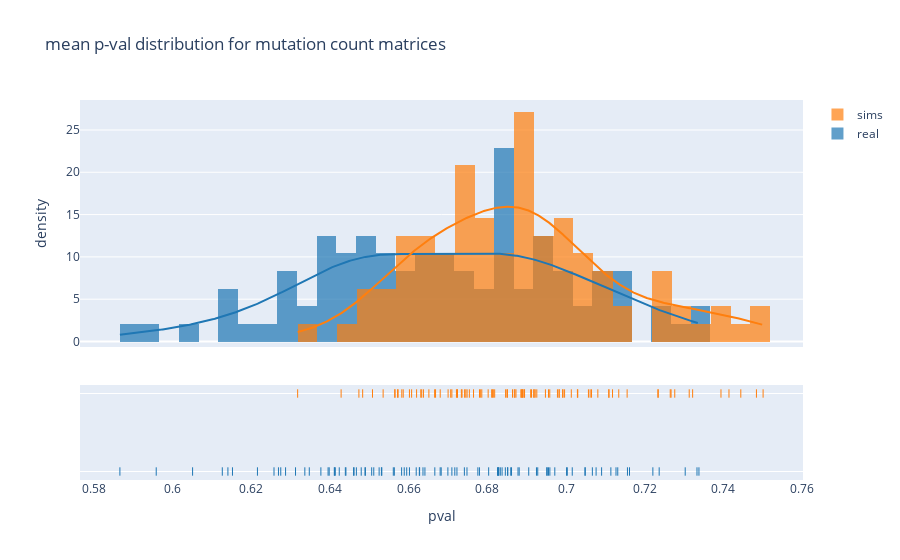

Notebook code for this chart:
### Markdown cell above
### Joint analysis

Looking at mutation count comparisons in simulations and real data together.

> i. Mutation type _p_-values average across windows of simulated and real data.

### Code cell
hist_data= [mut_means[~np.isnan(mut_means)], sim_mut_means[~np.isnan(sim_mut_means)]]

group_labels = ['real','sims'] # name of the dataset

fig = ff.create_distplot(hist_data, group_labels,
                        bin_size=.005)


fig.update_layout(title_text='mean p-val distribution for mutation count matrices')
fig.update_layout(xaxis_title= 'pval')
fig.update_layout(yaxis_title= 'density')

### Figure 1 — Plotly figure (JSON) as saved in the notebook; plotly's stock layout.template omitted (floating-point values rounded to 4 significant figures; data arrays with more than 128 entries replaced by an {"elided": "..."} marker saying what was removed)
{"data": [{"autobinx": false, "histnorm": "probability density", "legendgroup": "real", "marker": {"color": "rgb(31, 119, 180)"}, "name": "real", "opacity": 0.7, "type": "histogram", "x": [0.6667, 0.709, 0.7048, 0.6532, 0.686, 0.7114, 0.671, 0.6862, 0.6928, 0.7303, 0.6955, 0.6881, 0.67, 0.7131, 0.6852, 0.6971, 0.6627, 0.6852, 0.6838, 0.6878, 0.6829, 0.678, 0.6826, 0.6828, 0.6959, 0.7127, 0.6803, 0.7067, 0.6905, 0.7237, 0.668, 0.6683, 0.6489, 0.6412, 0.6414, 0.6336, 0.6127, 0.6377, 0.6258, 0.6153, 0.6398, 0.6564, 0.6833, 0.6396, 0.6287, 0.649, 0.6441, 0.6269, 0.646, 0.6525, 0.6051, 0.6776, 0.6141, 0.6561, 0.6424, 0.6313, 0.6216, 0.5959, 0.5867, 0.6589, 0.6275, 0.6462, 0.6348, 0.6439, 0.6506, 0.6952, 0.7003, 0.6748, 0.6717, 0.6642, 0.7333, 0.6582, 0.6925, 0.7049, 0.7338, 0.7016, 0.6637, 0.6411, 0.7221, 0.6619, 0.6512, 0.6602, 0.7001, 0.6951, 0.6723, 0.648, 0.7156, 0.6595, 0.6628, 0.6827, 0.7076, 0.6846, 0.6742, 0.6531, 0.7161, 0.6467], "xaxis": "x", "xbins": {"end": 0.7338, "size": 0.005, "start": 0.5867}, "yaxis": "y"}, {"autobinx": false, "histnorm": "probability density", "legendgroup": "sims", "marker": {"color": "rgb(255, 127, 14)"}, "name": "sims", "opacity": 0.7, "type": "histogram", "x": [0.6983, 0.678, 0.6602, 0.6982, 0.6815, 0.6813, 0.6573, 0.6565, 0.67, 0.691, 0.6429, 0.6633, 0.6707, 0.703, 0.6819, 0.6783, 0.6996, 0.6978, 0.7081, 0.6508, 0.6948, 0.6893, 0.6652, 0.6474, 0.6956, 0.7118, 0.6992, 0.6991, 0.6786, 0.671, 0.6873, 0.6736, 0.6919, 0.7013, 0.7065, 0.6724, 0.7134, 0.6638, 0.6745, 0.6608, 0.6886, 0.6742, 0.6722, 0.7109, 0.6631, 0.6749, 0.6723, 0.6959, 0.6566, 0.6754, 0.7414, 0.7061, 0.6846, 0.6669, 0.7265, 0.687, 0.6583, 0.6891, 0.7234, 0.7057, 0.6483, 0.6851, 0.7484, 0.6572, 0.6535, 0.6895, 0.7233, 0.685, 0.6886, 0.6926, 0.7394, 0.6922, 0.6889, 0.6888, 0.7322, 0.6912, 0.662, 0.7029, 0.7155, 0.6802, 0.7276, 0.6864, 0.7313, 0.6586, 0.6318, 0.6811, 0.7267, 0.6918, 0.7109, 0.6666, 0.7444, 0.668, 0.6869, 0.6765, 0.7501, 0.6734], "xaxis": "x", "xbins": {"end": 0.7501, "size": 0.005, "start": 0.6318}, "yaxis": "y"}, {"legendgroup": "real", "marker": {"color": "rgb(31, 119, 180)"}, "mode": "lines", "name": "real", "showlegend": false, "type": "scatter", "x": {"elided": "500 float values"}, "xaxis": "x", "y": {"elided": "500 float values"}, "yaxis": "y"}, {"legendgroup": "sims", "marker": {"color": "rgb(255, 127, 14)"}, "mode": "lines", "name": "sims", "showlegend": false, "type": "scatter", "x": {"elided": "500 float values"}, "xaxis": "x", "y": {"elided": "500 float values"}, "yaxis": "y"}, {"legendgroup": "real", "marker": {"color": "rgb(31, 119, 180)", "symbol": "line-ns-open"}, "mode": "markers", "name": "real", "showlegend": false, "type": "scatter", "x": [0.6667, 0.709, 0.7048, 0.6532, 0.686, 0.7114, 0.671, 0.6862, 0.6928, 0.7303, 0.6955, 0.6881, 0.67, 0.7131, 0.6852, 0.6971, 0.6627, 0.6852, 0.6838, 0.6878, 0.6829, 0.678, 0.6826, 0.6828, 0.6959, 0.7127, 0.6803, 0.7067, 0.6905, 0.7237, 0.668, 0.6683, 0.6489, 0.6412, 0.6414, 0.6336, 0.6127, 0.6377, 0.6258, 0.6153, 0.6398, 0.6564, 0.6833, 0.6396, 0.6287, 0.649, 0.6441, 0.6269, 0.646, 0.6525, 0.6051, 0.6776, 0.6141, 0.6561, 0.6424, 0.6313, 0.6216, 0.5959, 0.5867, 0.6589, 0.6275, 0.6462, 0.6348, 0.6439, 0.6506, 0.6952, 0.7003, 0.6748, 0.6717, 0.6642, 0.7333, 0.6582, 0.6925, 0.7049, 0.7338, 0.7016, 0.6637, 0.6411, 0.7221, 0.6619, 0.6512, 0.6602, 0.7001, 0.6951, 0.6723, 0.648, 0.7156, 0.6595, 0.6628, 0.6827, 0.7076, 0.6846, 0.6742, 0.6531, 0.7161, 0.6467], "xaxis": "x", "y": ["real", "real", "real", "real", "real", "real", "real", "real", "real", "real", "real", "real", "real", "real", "real", "real", "real", "real", "real", "real", "real", "real", "real", "real", "real", "real", "real", "real", "real", "real", "real", "real", "real", "real", "real", "real", "real", "real", "real", "real", "real", "real", "real", "real", "real", "real", "real", "real", "real", "real", "real", "real", "real", "real", "real", "real", "real", "real", "real", "real", "real", "real", "real", "real", "real", "real", "real", "real", "real", "real", "real", "real", "real", "real", "real", "real", "real", "real", "real", "real", "real", "real", "real", "real", "real", "real", "real", "real", "real", "real", "real", "real", "real", "real", "real", "real"], "yaxis": "y2"}, {"legendgroup": "sims", "marker": {"color": "rgb(255, 127, 14)", "symbol": "line-ns-open"}, "mode": "markers", "name": "sims", "showlegend": false, "type": "scatter", "x": [0.6983, 0.678, 0.6602, 0.6982, 0.6815, 0.6813, 0.6573, 0.6565, 0.67, 0.691, 0.6429, 0.6633, 0.6707, 0.703, 0.6819, 0.6783, 0.6996, 0.6978, 0.7081, 0.6508, 0.6948, 0.6893, 0.6652, 0.6474, 0.6956, 0.7118, 0.6992, 0.6991, 0.6786, 0.671, 0.6873, 0.6736, 0.6919, 0.7013, 0.7065, 0.6724, 0.7134, 0.6638, 0.6745, 0.6608, 0.6886, 0.6742, 0.6722, 0.7109, 0.6631, 0.6749, 0.6723, 0.6959, 0.6566, 0.6754, 0.7414, 0.7061, 0.6846, 0.6669, 0.7265, 0.687, 0.6583, 0.6891, 0.7234, 0.7057, 0.6483, 0.6851, 0.7484, 0.6572, 0.6535, 0.6895, 0.7233, 0.685, 0.6886, 0.6926, 0.7394, 0.6922, 0.6889, 0.6888, 0.7322, 0.6912, 0.662, 0.7029, 0.7155, 0.6802, 0.7276, 0.6864, 0.7313, 0.6586, 0.6318, 0.6811, 0.7267, 0.6918, 0.7109, 0.6666, 0.7444, 0.668, 0.6869, 0.6765, 0.7501, 0.6734], "xaxis": "x", "y": ["sims", "sims", "sims", "sims", "sims", "sims", "sims", "sims", "sims", "sims", "sims", "sims", "sims", "sims", "sims", "sims", "sims", "sims", "sims", "sims", "sims", "sims", "sims", "sims", "sims", "sims", "sims", "sims", "sims", "sims", "sims", "sims", "sims", "sims", "sims", "sims", "sims", "sims", "sims", "sims", "sims", "sims", "sims", "sims", "sims", "sims", "sims", "sims", "sims", "sims", "sims", "sims", "sims", "sims", "sims", "sims", "sims", "sims", "sims", "sims", "sims", "sims", "sims", "sims", "sims", "sims", "sims", "sims", "sims", "sims", "sims", "sims", "sims", "sims", "sims", "sims", "sims", "sims", "sims", "sims", "sims", "sims", "sims", "sims", "sims", "sims", "sims", "sims", "sims", "sims", "sims", "sims", "sims", "sims", "sims", "sims"], "yaxis": "y2"}], "layout": {"barmode": "overlay", "hovermode": "closest", "legend": {"traceorder": "reversed"}, "title": {"text": "mean p-val distribution for mutation count matrices"}, "xaxis": {"anchor": "y2", "domain": [0, 1], "title": {"text": "pval"}, "zeroline": false}, "yaxis": {"anchor": "free", "domain": [0.35, 1], "position": 0, "title": {"text": "density"}}, "yaxis2": {"anchor": "x", "domain": [0, 0.25], "dtick": 1, "showticklabels": false}}}
